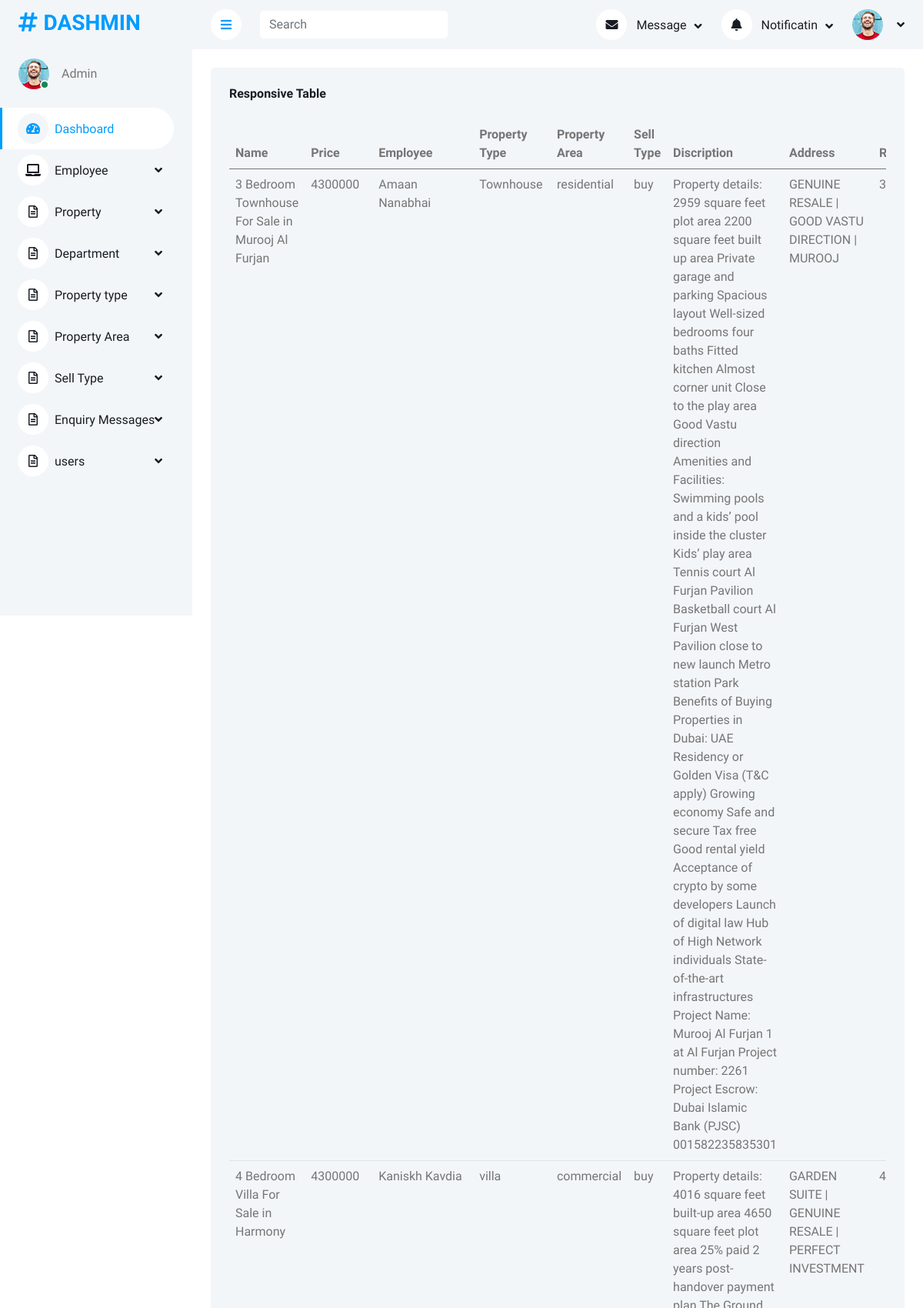
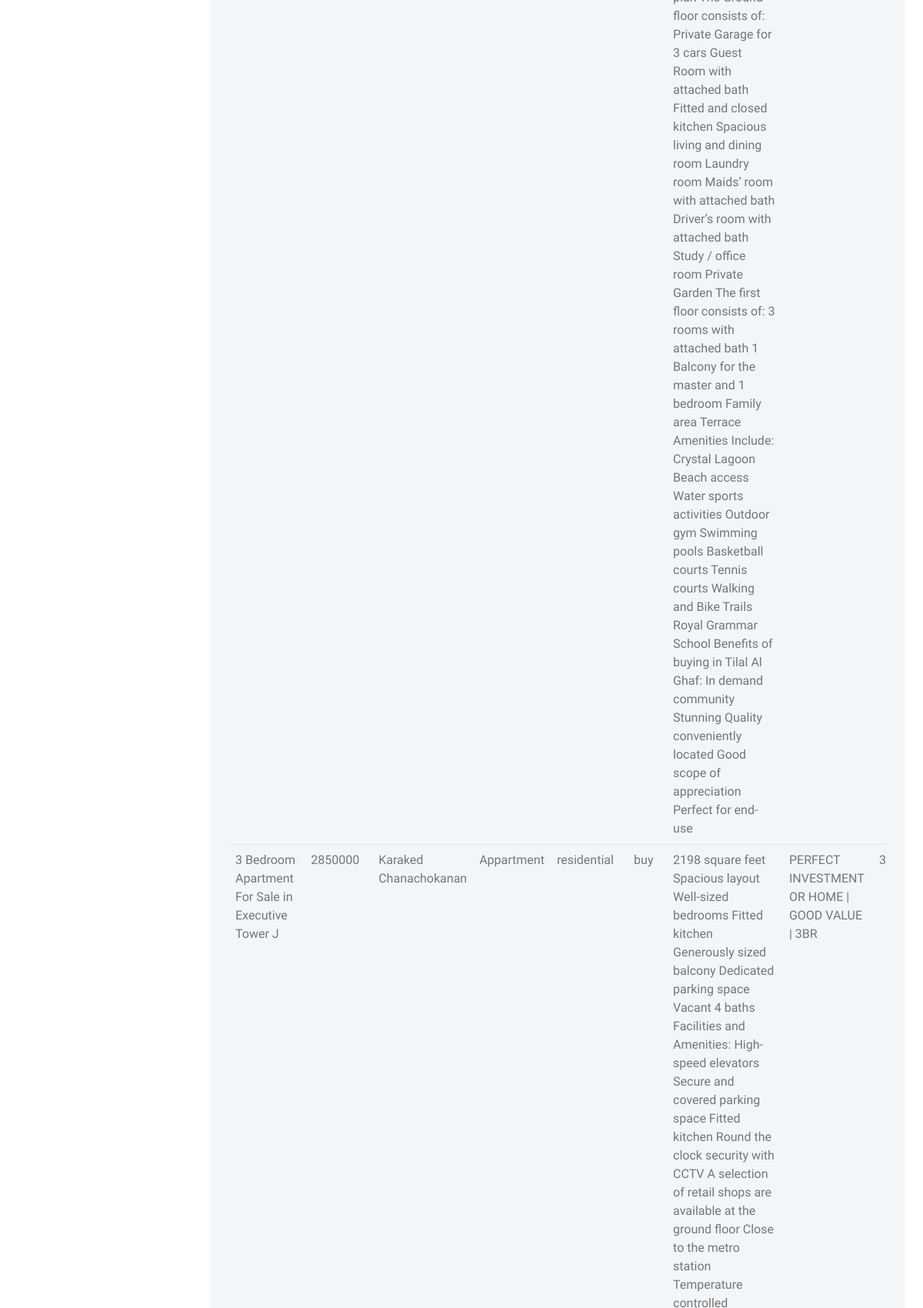
The app's page /MainApp/displayproperty/ (upper part) with its own data (2 pictures, top to bottom).
### MainApp/models.py (models this page shows)
class propertydb(models.Model):
    pname=models.CharField(max_length=50,null=True,blank=True)
    price=models.IntegerField(null=True,blank=True)
    eemployee=models.CharField(max_length=50,null=True,blank=True)
    ptype=models.CharField(max_length=50,null=True,blank=True)
    parea=models.CharField(max_length=50,null=True,blank=True)
    stype=models.CharField(max_length=50,null=True,blank=True)
    pdiscription=models.CharField(max_length=50,null=True,blank=True)
    paddress=models.CharField(max_length=50,null=True,blank=True)
    proom=models.CharField(max_length=50,null=True,blank=True)
    ptoilet=models.CharField(max_length=50,null=True,blank=True)
    squarfeet=models.CharField(max_length=50,null=True,blank=True)
    pimage=models.ImageField(upload_to='proprofile',blank=True,null=True)
    pimage1=models.ImageField(upload_to='proprofile',blank=True,null=True)
    pimage2=models.ImageField(upload_to='proprofile',blank=True,null=True)

### MainApp/views.py (the view)
# urls.py: path('displayproperty/',views.displayproperty,name="displayproperty"),
def displayproperty(request):
    data=propertydb.objects.all()
    return render(request,"displayproperty.html",{'data':data})

### MainApp/templates/displayproperty.html (shortened to what this page needs)
<!DOCTYPE html>
{% extends 'index.html' %}
{% block content %}
<html lang="en">
<head>
</head>
<body>
<div class="bg-light rounded h-100 p-4">
                            <h6 class="mb-4">Responsive Table</h6>
                            <div class="table-responsive">
                                <table class="table">
                                    <thead>
                                       <tr>
                                       <th scope="col">Name</th>
                                        <th scope="col">Price</th>
                                        <th scope="col">Employee</th>
                                        <th scope="col">Property Type</th>
                                        <th scope="col">Property Area</th>
                                        <th scope="col">Sell Type</th>
                                        <th scope="col">Discription</th>
                                        <th scope="col">Address</th>
                                        <th scope="col">Room</th>
                                    </tr>
                                    </thead>
                                    <tbody>
                                 {% for i in data %}
                                    <tr>
                                        <td>{{i.pname}}</td>
                                        <td>{{i.price}}</td>
                                        <td>{{i.eemployee}}</td>
                                        <td>{{i.ptype}}</td>
                                        <td>{{i.parea}}</td>
                                        <td>{{i.stype}}</td>
                                        <td>{{i.pdiscription}}</td>
                                        <td>{{i.paddress}}</td>
                                        <td>{{i.proom}}</td>
                                    </tr>
                                {% endfor %}
                                    </tbody>
                                </table>
                            </div>
                        </div>
</body>
</html>
{% endblock %}

### MainApp/static/css/style.css (style rules this page uses)
:root { --primary: #009CFF; --light: #F3F6F9; --dark: #191C24; }

### records on screen
propertydb: pname "3 Bedroom Townhouse For Sale in Murooj Al Furjan", price "4300000", eemployee "Amaan Nanabhai", ptype "Townhouse", parea "residential", stype "buy", pdiscription "Property details: 2959 square feet plot area 2200 square feet built up area Private garage and parking Spacious layout Well-sized bedrooms four baths Fitted kitchen Almost corner unit Close to the play area Good Vastu direction Amenities and Facilities: Swimming pools and a kids’ pool inside the cluster Kids’ play area Tennis court Al Furjan Pavilion Basketball court Al Furjan West Pavilion close to new launch Metro station Park Benefits of Buying Properties in Dubai: UAE Residency or Golden Visa (T&C apply) Growing economy Safe and secure Tax free Good rental yield Acceptance of crypto by some developers Launch of digital law Hub of High Network individuals State-of-the-art infrastructures…", paddress "GENUINE RESALE | GOOD VASTU DIRECTION | MUROOJ", proom "3"
propertydb: pname "4 Bedroom Villa For Sale in Harmony", price "4300000", eemployee "Kaniskh Kavdia", ptype "villa", parea "commercial", stype "buy", pdiscription "Property details: 4016 square feet built-up area 4650 square feet plot area 25% paid 2 years post-handover payment plan The Ground floor consists of: Private Garage for 3 cars Guest Room with attached bath Fitted and closed kitchen Spacious living and dining room Laundry room Maids’ room with attached bath Driver’s room with attached bath Study / office room Private Garden The first floor consists of: 3 rooms with attached bath 1 Balcony for the master and 1 bedroom Family area Terrace Amenities Include: Crystal Lagoon Beach access Water sports activities Outdoor gym Swimming pools Basketball courts Tennis courts Walking and Bike Trails Royal Grammar School Benefits of buying in Tilal Al…", paddress "GARDEN SUITE | GENUINE RESALE | PERFECT INVESTMENT", proom "4"
propertydb: pname "3 Bedroom Apartment For Sale in Executive Tower J", price "2850000", eemployee "Karaked Chanachokanan", ptype "Appartment", parea "residential", stype "buy", paddress "PERFECT INVESTMENT OR HOME | GOOD VALUE | 3BR", proom "3"
